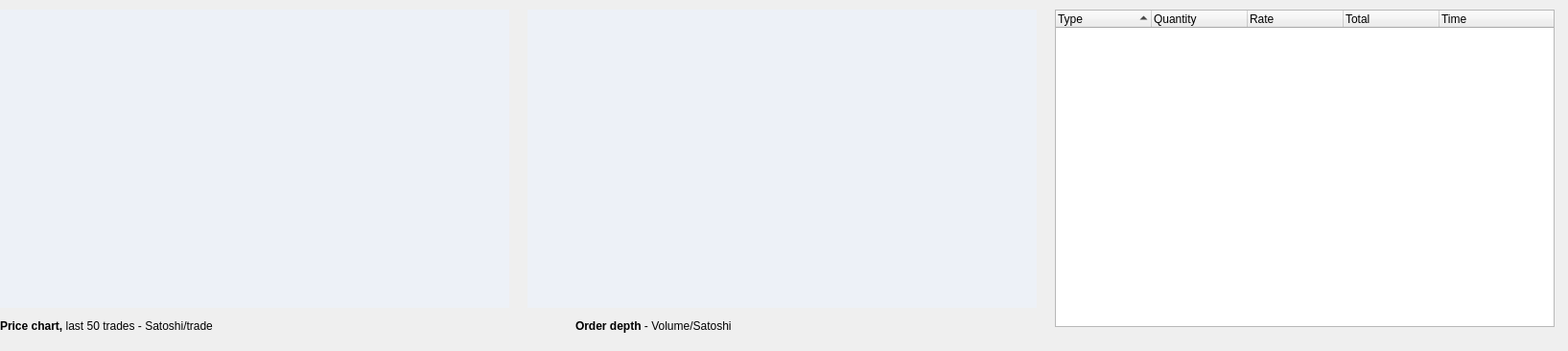
          <widget class="QWidget" name="scrollAreaWidgetContents">
           <property name="geometry">
            <rect>
             <x>0</x>
             <y>0</y>
             <width>1635</width>
             <height>366</height>
            </rect>
           </property>
           <property name="minimumSize">
            <size>
             <width>1635</width>
             <height>0</height>
            </size>
           </property>
           <property name="styleSheet">
            <string notr="true"/>
           </property>
           <widget class="QLabel" name="label_3">
            <property name="geometry">
             <rect>
              <x>0</x>
              <y>330</y>
              <width>311</width>
              <height>21</height>
             </rect>
            </property>
            <property name="text">
             <string>&lt;html&gt;&lt;head/&gt;&lt;body&gt;&lt;p&gt;&lt;span style=&quot; font-weight:600;&quot;&gt;Price chart, &lt;/span&gt;last 50 trades - Satoshi/trade&lt;/p&gt;&lt;/body&gt;&lt;/html&gt;</string>
            </property>
           </widget>
           <widget class="QCustomPlot" name="customPlot" native="true">
            <property name="geometry">
             <rect>
              <x>0</x>
              <y>10</y>
              <width>531</width>
              <height>311</height>
             </rect>
            </property>
            <property name="styleSheet">
             <string notr="true">background:#edf1f7</string>
            </property>
           </widget>
           <widget class="QCustomPlot" name="customPlot2" native="true">
            <property name="geometry">
             <rect>
              <x>550</x>
              <y>10</y>
              <width>531</width>
              <height>311</height>
             </rect>
            </property>
            <property name="styleSheet">
             <string notr="true">background:#edf1f7</string>
            </property>
           </widget>
           <widget class="QLabel" name="label_6">
            <property name="geometry">
             <rect>
              <x>600</x>
              <y>330</y>
              <width>211</width>
              <height>20</height>
             </rect>
            </property>
            <property name="text">
             <string>&lt;html&gt;&lt;head/&gt;&lt;body&gt;&lt;p&gt;&lt;span style=&quot; font-weight:600;&quot;&gt;Order depth &lt;/span&gt;- Volume/Satoshi&lt;/p&gt;&lt;/body&gt;&lt;/html&gt;</string>
            </property>
           </widget>
           <widget class="QTreeWidget" name="trades">
            <property name="geometry">
             <rect>
              <x>1100</x>
              <y>10</y>
              <width>521</width>
              <height>331</height>
             </rect>
            </property>
            <property name="styleSheet">
             <string notr="true">QScrollBar:vertical {background: white;height: 15px;}QScrollBar::handle:vertical {background: #d3d6d8;min-width: 20px;}</string>
            </property>
            <property name="verticalScrollBarPolicy">
             <enum>Qt::ScrollBarAlwaysOn</enum>
            </property>
            <property name="horizontalScrollBarPolicy">
             <enum>Qt::ScrollBarAlwaysOff</enum>
            </property>
            <property name="autoScrollMargin">
             <number>16</number>
            </property>
            <property name="indentation">
             <number>10</number>
            </property>
            <property name="sortingEnabled">
             <bool>true</bool>
            </property>
            <property name="animated">
             <bool>false</bool>
            </property>
            <property name="headerHidden">
             <bool>false</bool>
            </property>
            <attribute name="headerCascadingSectionResizes">
             <bool>false</bool>
            </attribute>
            <attribute name="headerHighlightSections">
             <bool>false</bool>
            </attribute>
            <column>
             <property name="text">
              <string>Type</string>
             </property>
            </column>
            <column>
             <property name="text">
              <string>Quantity</string>
             </property>
            </column>
            <column>
             <property name="text">
              <string>Rate</string>
             </property>
            </column>
            <column>
             <property name="text">
              <string>Total</string>
             </property>
            </column>
            <column>
             <property name="text">
              <string>Time</string>
             </property>
            </column>
           </widget>
          </widget>
